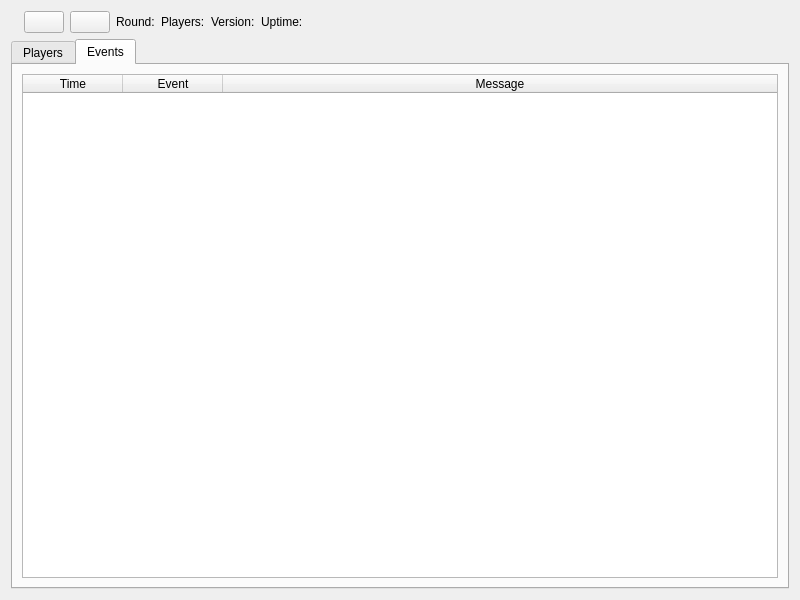
<?xml version="1.0" encoding="UTF-8"?>
<ui version="4.0">
 <class>BF3MainWidget</class>
 <widget class="QWidget" name="BF3MainWidget">
  <property name="geometry">
   <rect>
    <x>0</x>
    <y>0</y>
    <width>800</width>
    <height>600</height>
   </rect>
  </property>
  <layout class="QGridLayout" name="gridLayout_3">
   <item row="0" column="0">
    <layout class="QHBoxLayout" name="horizontalLayout_3">
     <item>
      <widget class="QLabel" name="label_si_level">
       <property name="text">
        <string/>
       </property>
      </widget>
     </item>
     <item>
      <widget class="QPushButton" name="pushButton_si_restartRound">
       <property name="toolTip">
        <string>Restart round</string>
       </property>
       <property name="text">
        <string/>
       </property>
       <property name="icon">
        <iconset resource="../frostbite/Frostbite.qrc">
         <normaloff>:/frostbite/icons/level-restart.png</normaloff>:/frostbite/icons/level-restart.png</iconset>
       </property>
      </widget>
     </item>
     <item>
      <widget class="QPushButton" name="pushButton_si_runNextRound">
       <property name="toolTip">
        <string>Run next round</string>
       </property>
       <property name="text">
        <string/>
       </property>
       <property name="icon">
        <iconset resource="../frostbite/Frostbite.qrc">
         <normaloff>:/frostbite/icons/level-next.png</normaloff>:/frostbite/icons/level-next.png</iconset>
       </property>
      </widget>
     </item>
     <item>
      <widget class="QLabel" name="label_si_round">
       <property name="text">
        <string>Round:</string>
       </property>
      </widget>
     </item>
     <item>
      <widget class="QLabel" name="label_si_players">
       <property name="text">
        <string>Players:</string>
       </property>
      </widget>
     </item>
     <item>
      <widget class="QLabel" name="label_si_version">
       <property name="text">
        <string>Version:</string>
       </property>
      </widget>
     </item>
     <item>
      <widget class="QLabel" name="label_si_upTime">
       <property name="text">
        <string>Uptime:</string>
       </property>
      </widget>
     </item>
     <item>
      <spacer name="horizontalSpacer_4">
       <property name="orientation">
        <enum>Qt::Horizontal</enum>
       </property>
       <property name="sizeHint" stdset="0">
        <size>
         <width>40</width>
         <height>20</height>
        </size>
       </property>
      </spacer>
     </item>
    </layout>
   </item>
   <item row="1" column="0">
    <widget class="QTabWidget" name="tabWidget">
     <property name="windowTitle">
      <string/>
     </property>
     <property name="styleSheet">
      <string notr="true"/>
     </property>
     <property name="currentIndex">
      <number>1</number>
     </property>
     <property name="documentMode">
      <bool>false</bool>
     </property>
     <widget class="QWidget" name="tab_pl">
      <attribute name="icon">
       <iconset>
        <normaloff>:/icons/images/icons/system-users.png</normaloff>:/icons/images/icons/system-users.png</iconset>
      </attribute>
      <attribute name="title">
       <string>Players</string>
      </attribute>
      <layout class="QGridLayout" name="gridLayout">
       <item row="1" column="0">
        <widget class="QTreeWidget" name="treeWidget_pl_players">
         <property name="contextMenuPolicy">
          <enum>Qt::CustomContextMenu</enum>
         </property>
         <column>
          <property name="text">
           <string>Name</string>
          </property>
         </column>
         <column>
          <property name="text">
           <string>Squad</string>
          </property>
         </column>
         <column>
          <property name="text">
           <string>Kills</string>
          </property>
         </column>
         <column>
          <property name="text">
           <string>Deaths</string>
          </property>
         </column>
         <column>
          <property name="text">
           <string>Score</string>
          </property>
         </column>
         <column>
          <property name="text">
           <string>Ping</string>
          </property>
         </column>
         <column>
          <property name="text">
           <string>GUID</string>
          </property>
         </column>
        </widget>
       </item>
      </layout>
     </widget>
     <widget class="QWidget" name="tab_ev">
      <attribute name="title">
       <string>Events</string>
      </attribute>
      <layout class="QGridLayout" name="gridLayout_4">
       <item row="0" column="0">
        <widget class="QTableWidget" name="tableWidget_ev_events">
         <property name="editTriggers">
          <set>QAbstractItemView::NoEditTriggers</set>
         </property>
         <property name="selectionMode">
          <enum>QAbstractItemView::SingleSelection</enum>
         </property>
         <property name="selectionBehavior">
          <enum>QAbstractItemView::SelectRows</enum>
         </property>
         <attribute name="horizontalHeaderHighlightSections">
          <bool>false</bool>
         </attribute>
         <attribute name="horizontalHeaderStretchLastSection">
          <bool>true</bool>
         </attribute>
         <attribute name="verticalHeaderVisible">
          <bool>false</bool>
         </attribute>
         <attribute name="verticalHeaderHighlightSections">
          <bool>false</bool>
         </attribute>
         <column>
          <property name="text">
           <string>Time</string>
          </property>
         </column>
         <column>
          <property name="text">
           <string>Event</string>
          </property>
         </column>
         <column>
          <property name="text">
           <string>Message</string>
          </property>
         </column>
        </widget>
       </item>
      </layout>
     </widget>
    </widget>
   </item>
  </layout>
 </widget>
 <resources>
  <include location="../frostbite/Frostbite.qrc"/>
 </resources>
 <connections/>
</ui>
